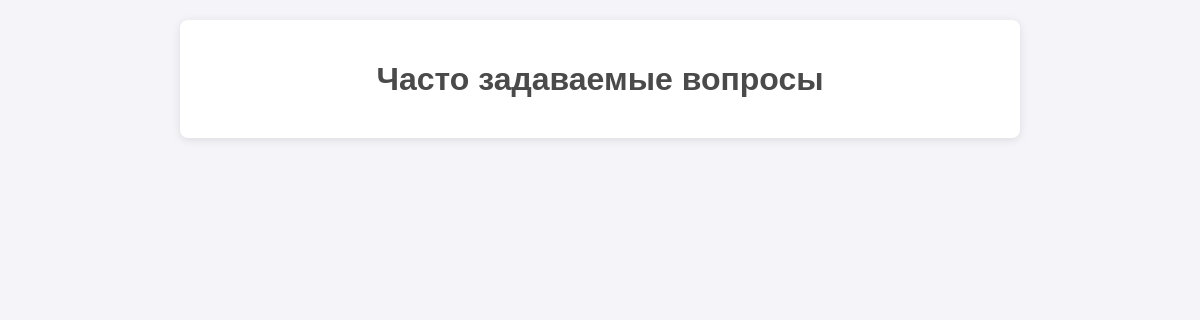
The app's page /faq/, older data.
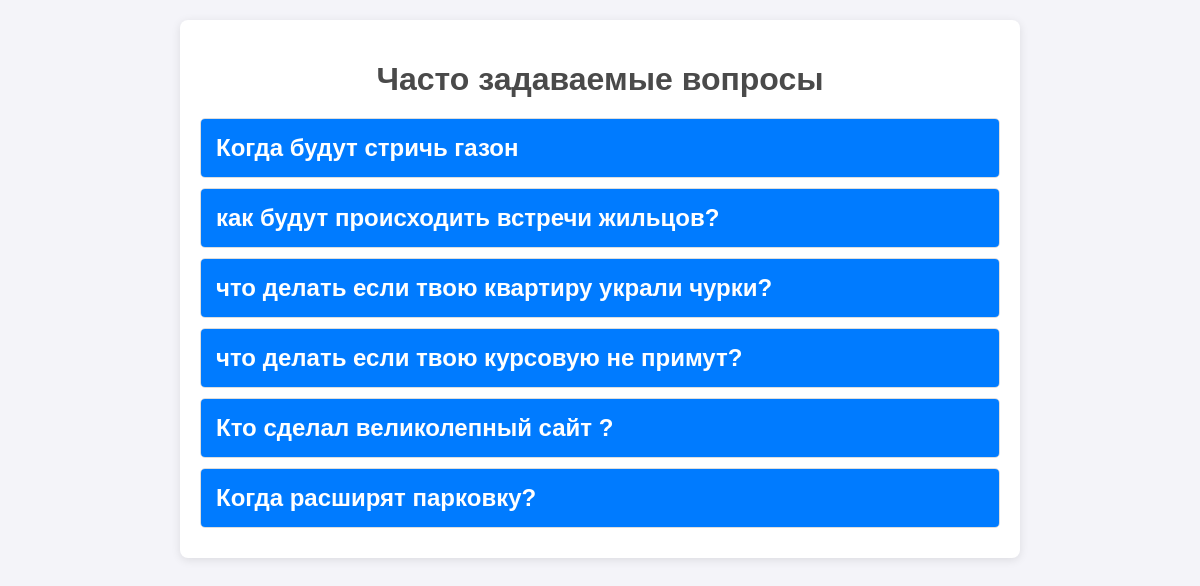
The same page, newer data.
### app/models.py (models this page shows, shortened)
class FAQ(models.Model):
    question = models.CharField(max_length=255)
    answer = models.TextField()

### app/views.py (the view)
# urls.py: path('faq/', views.faq_view, name='faq'),
def faq_view(request):
    faqs = FAQ.objects.all()
    return render(request, 'faq.html', {'faqs': faqs})

### app/templates/faq.html (shortened to what this page needs)
{% load static %}
<!DOCTYPE html>
<html lang="ru">
<head>
    <link rel="stylesheet" href="{% static 'css/stylefaq.css' %}">
</head>
<body>
    <body>
        <div class="container">
            <h1>Часто задаваемые вопросы</h1>
            <div class="faq-list">
                {% for faq in faqs %}
                    <div class="faq-item">
                        <h2 class="faq-question">{{ faq.question }}</h2>
                    </div>
                {% endfor %}
            </div>
        </div>
    </body>
</body>
</html>

### app/static/css/stylefaq.css (style rules this page uses)
body { font-family: Arial, sans-serif; background-color: #f4f4f9; color: #333; margin: 0; padding: 20px; }
.container { max-width: 800px; margin: 0 auto; background: white; padding: 20px; border-radius: 8px; box-shadow: 0 2px 10px rgba(0, 0, 0, 0.1); }
h1 { text-align: center; color: #4a4a4a; margin-bottom: 20px; }
.faq-list { margin-top: 20px; }
.faq-item { border: 1px solid #ddd; border-radius: 5px; margin-bottom: 10px; overflow: hidden; }
.faq-question { background-color: #007bff; color: white; padding: 15px; cursor: pointer; margin: 0; transition: background-color 0.3s ease; }

Row changes from the older to the newer data that the page shows:
added FAQ: question "Когда будут стричь газон"
added FAQ: question "как будут происходить встречи жильцов?"
added FAQ: question "что делать если твою квартиру украли чурки?"
added FAQ: question "что делать если твою курсовую не примут?"
added FAQ: question "Кто сделал великолепный сайт ?"
added FAQ: question "Когда расширят парковку?"
